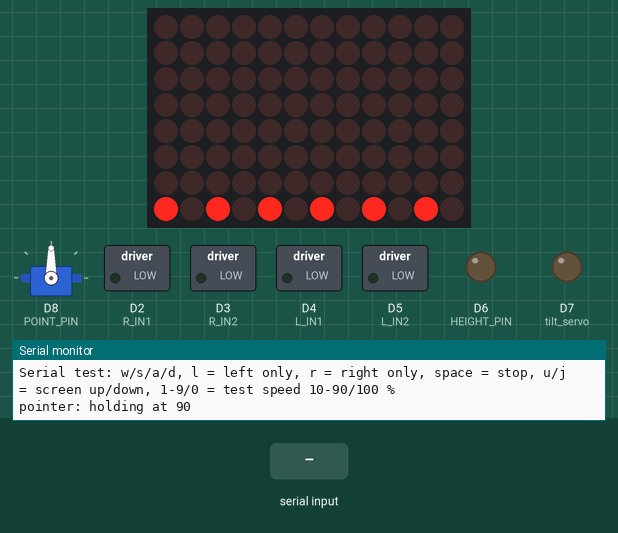
The sketch below on a simulated Arduino Uno R4 WiFi. Shown: servo, 12×8 LED matrix, switched loads named in the sketch (green lamp = pin HIGH), output pins drawn as LEDs (lit = HIGH), the last lines printed to the serial monitor. Inputs (shaded band) come from the test bench. Nothing arrives over Bluetooth unless stated; a phone connects over Bluetooth LE 3 s after start.

Above: at 1.2 s.
1.3 s: "r" received over Serial
At 1.8 s:
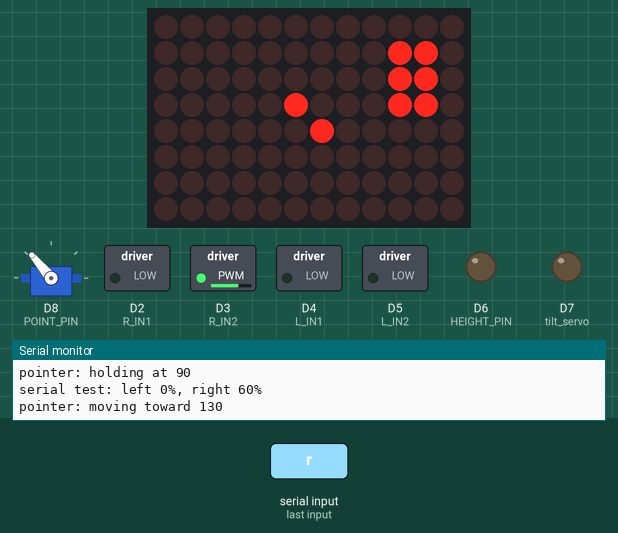
4.3 s: "w90\n" received over Serial
At 4.8 s:
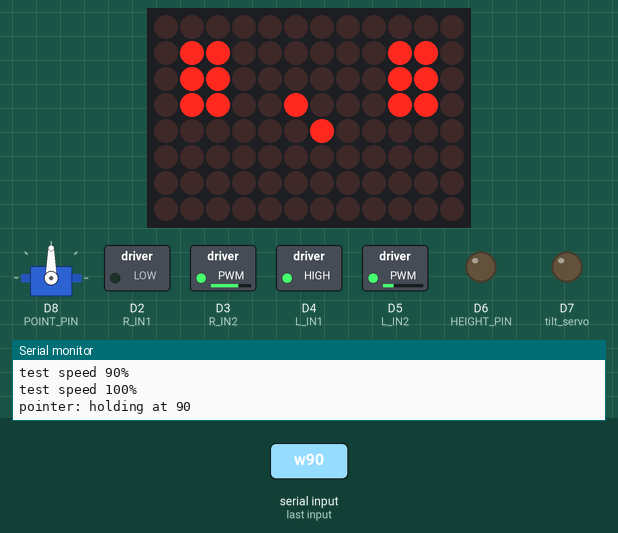
6.5 s: "s90\n" received over Serial
At 6.9 s:
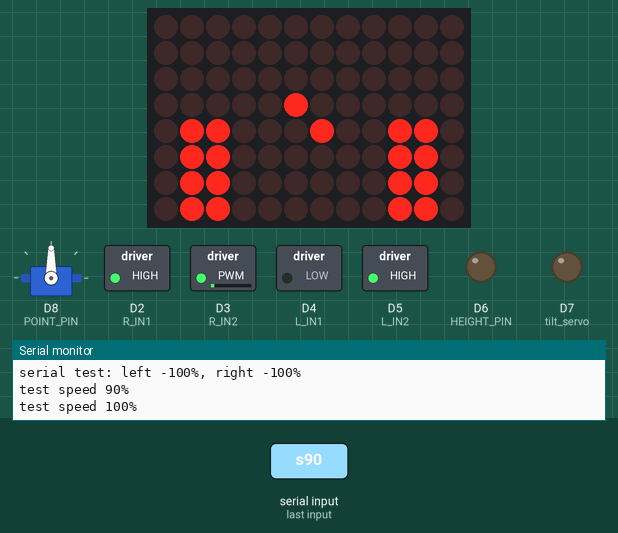
8.7 s: "w,45\n" received over Serial
At 9.2 s:
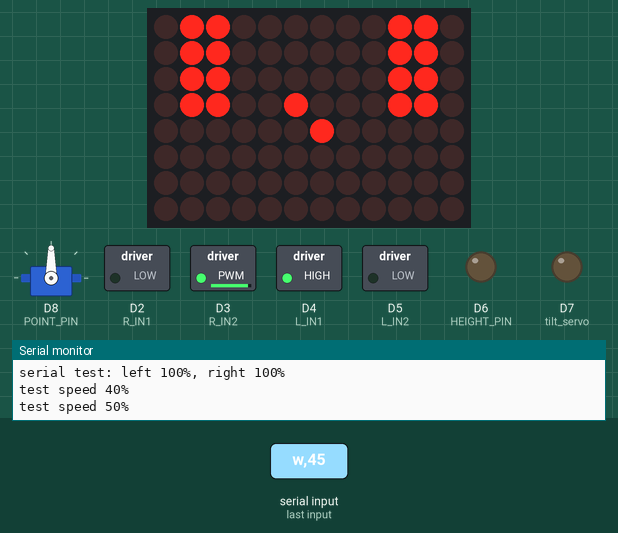
10.9 s: "s,45\n" received over Serial
At 11.4 s:
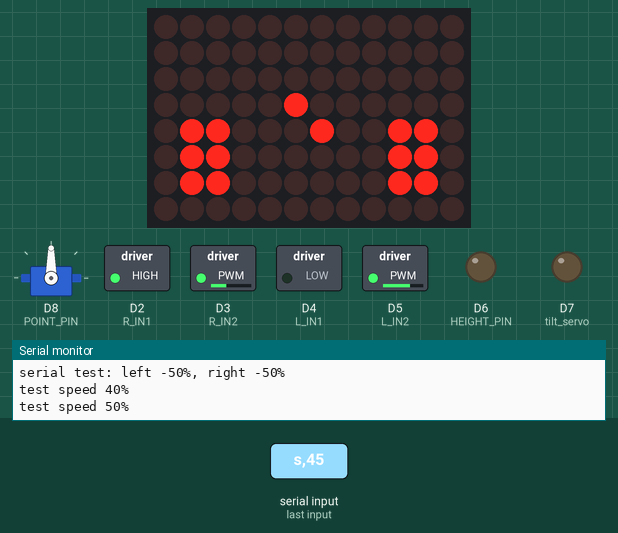
13.1 s: "a90\n" received over Serial
At 13.25 s:
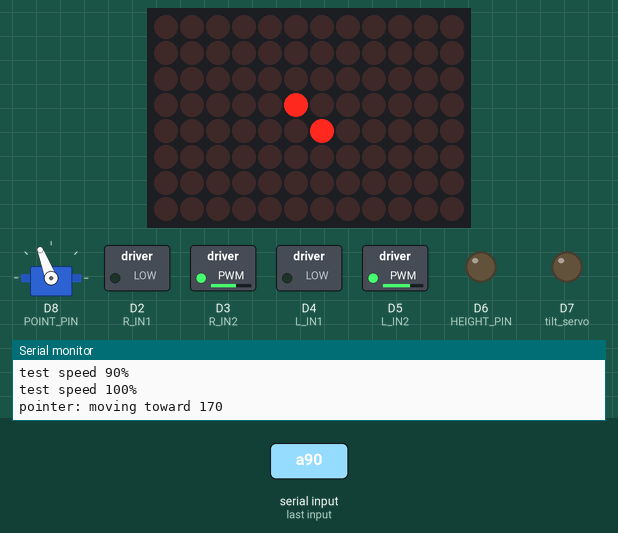
Timing chart, 0 to 17.1 s (numbered marks = the images above; inputs shaded):
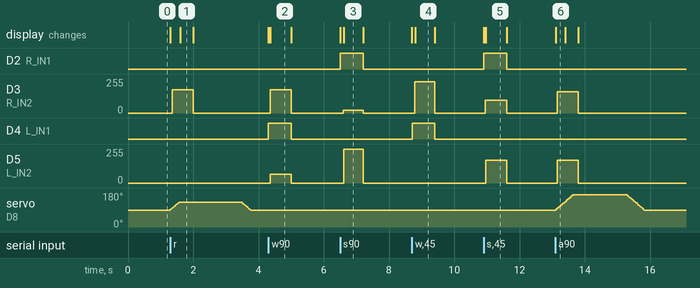

Measured:
- after the input at 1.3 s, D3 (R_IN2): 0/255 → 173/255 after 0.06 s, → 0/255 0.64 s later; servo on D8 (POINT_PIN): rises from 90° to 130° in 0.26 s, then falls to 90° in 2.2 s; the display: first changes at once (image 1 shows a later state)
- after the input at 4.3 s, D3 (R_IN2): 0/255 → 173/255 after 0.06 s, → 0/255 0.65 s later; D4 (L_IN1): LOW → HIGH at once, → LOW 0.70 s later; D5 (L_IN2): 0/255 → 66/255 after 0.07 s, → 0/255 0.64 s later; the display: first changes at once (image 2 shows a later state)
- after the input at 6.5 s, D2 (R_IN1): LOW → HIGH at once, → LOW 0.70 s later; D3 (R_IN2): 0/255 → 21/255 after 0.09 s, → 0/255 0.61 s later; D5 (L_IN2): 0/255 → 255/255 after 0.11 s, → 0/255 0.60 s later; the display: first changes at once (image 3 shows a later state)
- after the input at 8.7 s, D3 (R_IN2): 0/255 → 234/255 after 0.09 s, → 0/255 0.61 s later; D4 (L_IN1): LOW → HIGH at once, → LOW 0.70 s later; the display: first changes at once (image 4 shows a later state)
- after the input at 10.9 s, D2 (R_IN1): LOW → HIGH at once, → LOW 0.70 s later; D3 (R_IN2): 0/255 → 97/255 after 0.05 s, → 0/255 0.65 s later; D5 (L_IN2): 0/255 → 172/255 after 0.06 s, → 0/255 0.64 s later; the display: first changes at once (image 5 shows a later state)
- after the input at 13.1 s, D3 (R_IN2): 0/255 → 158/255 after 0.05 s, → 0/255 0.65 s later; D5 (L_IN2): 0/255 → 172/255 after 0.06 s, → 0/255 0.64 s later; servo on D8 (POINT_PIN): rises from 90° to 170° in 0.52 s, then falls to 90° in 2.2 s; the display: changes at once (image 6)
- what the display in image 1 shows lasts 0.4 s, from 1.6 s to 2.0 s

The sketch:

robot_drive_ble.ino
```cpp
// Mockingbird robot drive, Arduino UNO R4 WiFi, Bluetooth LE.
//
// The phone (web/index.html in Bluefy / Chrome, Web Bluetooth) decides where to go and writes
// wheel speeds; this sketch only turns them into motor driver signals.
//
// Command characteristic (write / write without response), 4 bytes:
//   [seq lo, seq hi, left, right]   left/right = int8 speed in percent, -100..100 (+ = forward)
// ACK characteristic (notify), 2 bytes: the seq echoed back (round-trip time on the page).
// Watchdog: no command for WATCHDOG_MS, or the phone disconnects -> both motors stop.
// Height characteristic (write / write without response), 1 byte: 0..100 = screen lift position,
//   0 = lowest (children), 100 = highest (adults). The servo is not powered until the first
//   value arrives, so it does not jump at power-on; after that it holds its position, also when
//   the phone disconnects.
//
// Wiring (2-channel driver with AIN1/AIN2/BIN1/BIN2 inputs, e.g. DRV8833):
//   right TT motor  -> A01, A02     AIN1 -> D2, AIN2 -> D3 (PWM)
//   left  TT motor  -> B01, B02     BIN1 -> D4, BIN2 -> D5 (PWM)
//   D6 height servo (signal). Power the servo from the battery side, not from the R4's 5V pin.
//   D7 tilt servo: reserved, not driven by this sketch yet.
//   D8 direction pointer servo (signal): points where the robot is going (see POINT_* settings).
//
// Speed control with one PWM pin per motor (D2/D4 have no PWM on the R4):
//   forward : IN1 = HIGH, IN2 = PWM(255 - duty)   (drive / brake, slow decay)
//   reverse : IN1 = LOW,  IN2 = PWM(duty)         (drive / coast)
//   stop    : IN1 = LOW,  IN2 = LOW               (coast)
//
// Serial test without the phone (Serial Monitor 9600, "No line ending"):
//   w forward, s back, a spin left, d spin right, l left motor only, r right motor only, space stop.
//   Each key drives for SERIAL_HOLD_MS. Use it to check wiring and motor directions.
//   u screen up 10 %, j screen down 10 %.
//   1..9 set the test speed to 10..90 %, 0 sets 100 % (default 60 %).
//
// LED matrix: dotted bottom row = advertising; dotted top + bottom = connected, no command;
//   left bar (columns 1-2) = left wheel, right bar (columns 9-10) = right wheel,
//   up from the middle = forward, down = reverse, length = speed.

#include <ArduinoBLE.h>
#include <Servo.h>
#include "Arduino_LED_Matrix.h"

// ---------- Settings ----------
const int R_IN1 = 2;   // AIN1
const int R_IN2 = 3;   // AIN2 (PWM)
const int L_IN1 = 4;   // BIN1
const int L_IN2 = 5;   // BIN2 (PWM)
// A motor wired the other way round turns backwards on "forward". Set true to flip it in software
// instead of swapping its two wires on the driver.
const bool LEFT_REVERSED = false;
const bool RIGHT_REVERSED = true;
// Balance the wheels: duty scale in percent. If the robot curves when driving straight, lower the
// stronger side (the weaker side cannot go above full power). Curves left -> lower RIGHT_GAIN_PCT.
const int LEFT_GAIN_PCT = 100;
const int RIGHT_GAIN_PCT = 92;

// TT motors do not turn below a minimum duty. Any non-zero command is mapped to MIN_DUTY..255.
// Raise it if a wheel hums but does not turn at low speed; lower it if slow speeds are too fast.
const int MIN_DUTY = 90;
// Acceleration limit: duty change per RAMP_STEP_MS (255 / 8 per 5 ms = full speed in ~160 ms).
const int RAMP_STEP = 8;
const unsigned long RAMP_STEP_MS = 5;
const unsigned long WATCHDOG_MS = 400;
const unsigned long SERIAL_HOLD_MS = 700;
int serialTestSpeed = 60;   // percent; change it from the Serial Monitor with the digit keys

// Screen lift: a standard (positional) hobby servo on D6.
// Set the two angles to the ends of your mechanism's travel; swap them if up and down are reversed.
const int HEIGHT_PIN = 6;
const int HEIGHT_LOW_ANGLE = 160;   // servo angle with the screen at its lowest (0 %)
const int HEIGHT_HIGH_ANGLE = 20;   // servo angle with the screen at its highest (100 %)
// Slow travel so the phone is not jerked: 1 degree per HEIGHT_STEP_MS (20 ms = 50 degrees per second).
const unsigned long HEIGHT_STEP_MS = 20;

// Direction pointer: a standard hobby servo on D8 that points where the robot is going.
// It follows the wheel commands, so manual driving, Auto mode and the serial test keys all move it.
//   straight ahead (or stopped) -> POINT_CENTER_ANGLE
//   turning right               -> toward POINT_RIGHT_ANGLE (reached when spinning in place)
//   turning left                -> toward POINT_LEFT_ANGLE
// Adjust the three angles to your mount; if it points the wrong way, swap LEFT and RIGHT.
const int POINT_PIN = 8;
const int POINT_CENTER_ANGLE = 90;
const int POINT_LEFT_ANGLE = 170;
const int POINT_RIGHT_ANGLE = 10;
// Travel speed: POINT_STEP degrees per POINT_STEP_MS (3 per 20 ms = 150 degrees per second).
const int POINT_STEP = 3;
const unsigned long POINT_STEP_MS = 20;
// Stopped for this long -> return to center (short stops, e.g. while searching, keep the direction).
const unsigned long POINT_CENTER_AFTER_MS = 1500;
// Once the pointer has reached its angle, stop sending pulses after this long. The pointer carries
// no load, so it stays where it is, and without pulses it cannot jitter from motor noise.
// Long enough for the servo to physically get there on a weak battery.
const unsigned long POINT_RELEASE_MS = 1000;

#define SERVICE_UUID "c5831c08-81a7-4b41-bc27-ce21e6c8a9d0"
#define CMD_UUID     "ae8acab1-0450-4513-b4e1-0cec81b012a7"
#define ACK_UUID     "d55045a0-f292-446c-99f6-c6b81a18cba1"
#define HEIGHT_UUID  "535aa1fd-354f-456e-a5d3-7529c36fed04"
const int CMD_LEN = 4;

BLEService driveService(SERVICE_UUID);
BLECharacteristic cmdChar(CMD_UUID, BLEWrite | BLEWriteWithoutResponse, CMD_LEN, true);
BLECharacteristic ackChar(ACK_UUID, BLENotify, 2, true);
BLECharacteristic heightChar(HEIGHT_UUID, BLEWrite | BLEWriteWithoutResponse, 1, true);

ArduinoLEDMatrix matrix;
uint8_t frame[8][12];

int targetDuty[2] = {0, 0};   // [left, right], -255..255
int duty[2] = {0, 0};         // applied, ramps toward targetDuty
unsigned long lastCmdMs = 0;
unsigned long holdMs = WATCHDOG_MS;
unsigned long lastRampMs = 0;
bool haveSignal = false;
bool connected = false;
bool bleOk = false;
bool matrixDirty = true;

Servo heightServo;
bool heightAttached = false;
int heightPct = 50;       // last requested position, 0..100
int heightAngle = 0;      // where the servo is now
int heightTarget = 0;     // where it is going
unsigned long lastHeightMs = 0;

Servo pointServo;
int cmdPct[2] = {0, 0};   // last wheel command in percent [left, right], 0 when stopped
int pointAngle = POINT_CENTER_ANGLE;
int pointTarget = POINT_CENTER_ANGLE;
unsigned long lastPointMs = 0;
unsigned long lastMovingMs = 0;
bool pointAttached = false;

// ---------- Motors ----------
int percentToDuty(int pct, int gainPct) {
  pct = constrain(pct, -100, 100);
  if (pct == 0) return 0;
  int mag = MIN_DUTY + (long)(255 - MIN_DUTY) * abs(pct) / 100;
  mag = constrain((long)mag * gainPct / 100, 0, 255);
  return pct > 0 ? mag : -mag;
}

void writeMotor(int in1, int in2, int d) {
  if (d > 0) {
    digitalWrite(in1, HIGH);
    analogWrite(in2, 255 - d);
  } else if (d < 0) {
    digitalWrite(in1, LOW);
    analogWrite(in2, -d);
  } else {
    digitalWrite(in1, LOW);
    analogWrite(in2, 0);
  }
}

void applyMotors() {
  writeMotor(L_IN1, L_IN2, LEFT_REVERSED ? -duty[0] : duty[0]);
  writeMotor(R_IN1, R_IN2, RIGHT_REVERSED ? -duty[1] : duty[1]);
}

void stopNow() {
  cmdPct[0] = cmdPct[1] = 0;
  targetDuty[0] = targetDuty[1] = 0;
  duty[0] = duty[1] = 0;
  applyMotors();
  matrixDirty = true;
}

void setTargets(int leftPct, int rightPct, unsigned long hold) {
  cmdPct[0] = constrain(leftPct, -100, 100);
  cmdPct[1] = constrain(rightPct, -100, 100);
  targetDuty[0] = percentToDuty(leftPct, LEFT_GAIN_PCT);
  targetDuty[1] = percentToDuty(rightPct, RIGHT_GAIN_PCT);
  lastCmdMs = millis();
  holdMs = hold;
  if (!haveSignal) matrixDirty = true;
  haveSignal = true;
}

// Move the applied duty toward the target. Crossing zero (direction change) also ramps,
// which protects the gearbox; stops from the watchdog skip the ramp (stopNow).
void updateRamp() {
  unsigned long now = millis();
  if (now - lastRampMs < RAMP_STEP_MS) return;
  lastRampMs = now;
  bool changed = false;
  for (int i = 0; i < 2; i++) {
    int d = duty[i], t = targetDuty[i];
    if (d == t) continue;
    // Below MIN_DUTY the motor does not move, so jump across that band instead of ramping through it.
    if (t != 0 && (d == 0 || (d > 0) != (t > 0))) {
      d = d == 0 ? (t > 0 ? MIN_DUTY : -MIN_DUTY) : 0;
    } else if (t == 0 && abs(d) <= MIN_DUTY) {
      d = 0;
    } else {
      d += constrain(t - d, -RAMP_STEP, RAMP_STEP);
    }
    duty[i] = d;
    changed = true;
  }
  if (changed) {
    applyMotors();
    matrixDirty = true;
  }
}

// ---------- Screen lift ----------
void setHeight(int pct) {
  heightPct = constrain(pct, 0, 100);
  heightTarget = map(heightPct, 0, 100, HEIGHT_LOW_ANGLE, HEIGHT_HIGH_ANGLE);
  if (!heightAttached) {
    // First value since power-on: the phone sends the position it remembers, which is where
    // the lift was left, so start there instead of sweeping from an unknown angle.
    heightAngle = heightTarget;
    heightServo.attach(HEIGHT_PIN);
    heightServo.write(heightAngle);
    heightAttached = true;
  }
}

void updateHeight() {
  if (!heightAttached || heightAngle == heightTarget) return;
  unsigned long now = millis();
  if (now - lastHeightMs < HEIGHT_STEP_MS) return;
  lastHeightMs = now;
  heightAngle += heightTarget > heightAngle ? 1 : -1;
  heightServo.write(heightAngle);
}

// ---------- Direction pointer ----------
// Heading from the wheel command: forward part = (left + right) / 2, turn part = (left - right) / 2.
// atan2(turn, |forward|) is 0 straight ahead and +-90 degrees when spinning in place.
// Reversing uses |forward|, so the pointer shows the steering side, not "backwards".
void updatePointer() {
  unsigned long now = millis();
  int l = cmdPct[0], r = cmdPct[1];
  if (l != 0 || r != 0) {
    lastMovingMs = now;
    float fwd = (l + r) * 0.5f;
    float turn = (l - r) * 0.5f;
    float deg = atan2(turn, fabs(fwd)) * 180.0f / PI;   // -90 (left) .. +90 (right)
    if (deg >= 0) pointTarget = POINT_CENTER_ANGLE + (int)((POINT_RIGHT_ANGLE - POINT_CENTER_ANGLE) * deg / 90.0f);
    else pointTarget = POINT_CENTER_ANGLE + (int)((POINT_CENTER_ANGLE - POINT_LEFT_ANGLE) * deg / 90.0f);
  } else if (now - lastMovingMs > POINT_CENTER_AFTER_MS) {
    pointTarget = POINT_CENTER_ANGLE;
  }

  if (pointAngle == pointTarget) {
    if (pointAttached && now - lastPointMs > POINT_RELEASE_MS) {
      pointServo.detach();
      pointAttached = false;
      Serial.print("pointer: holding at ");
      Serial.println(pointAngle);
    }
    return;
  }
  if (now - lastPointMs < POINT_STEP_MS) return;
  lastPointMs = now;
  pointAngle += constrain(pointTarget - pointAngle, -POINT_STEP, POINT_STEP);
  if (!pointAttached) {
    pointAttached = pointServo.attach(POINT_PIN) != 0;
    Serial.print(pointAttached ? "pointer: moving toward " : "pointer: ERROR attach failed, target ");
    Serial.println(pointTarget);
  }
  pointServo.write(pointAngle);
}

// ---------- LED matrix ----------
void drawBar(int col, int d) {
  int len = (abs(d) * 4 + 254) / 255;   // 0..4 rows
  for (int k = 0; k < len; k++) {
    int r = d > 0 ? 3 - k : 4 + k;
    frame[r][col] = 1;
    frame[r][col + 1] = 1;
  }
}

void drawMatrix() {
  memset(frame, 0, sizeof(frame));
  if (!haveSignal) {
    for (int c = 0; c < 12; c += 2) {
      frame[7][c] = 1;
      if (connected) frame[0][c] = 1;
    }
  } else {
    drawBar(1, duty[0]);
    drawBar(9, duty[1]);
    frame[3][5] = frame[4][6] = 1;   // small mark in the middle: signal OK
  }
  matrix.renderBitmap(frame, 8, 12);
  matrixDirty = false;
}

// ---------- BLE events ----------
void signalLost() {
  haveSignal = false;
  stopNow();
}

void onConnect(BLEDevice central) {
  connected = true;
  Serial.print("Connected: ");
  Serial.println(central.address());
  signalLost();
}

void onDisconnect(BLEDevice central) {
  connected = false;
  Serial.println("Disconnected, motors stopped");
  signalLost();
  BLE.advertise();
}

// ---------- Serial test ----------
void handleSerial() {
  while (Serial.available()) {
    char c = Serial.read();
    int l = 0, r = 0;
    if (c >= '0' && c <= '9') {
      // Test speed: 1..9 = 10..90 %, 0 = 100 % (no PWM chopping, the motor gets steady full voltage).
      serialTestSpeed = c == '0' ? 100 : (c - '0') * 10;
      Serial.print("test speed ");
      Serial.print(serialTestSpeed);
      Serial.println("%");
      continue;
    }
    int s = serialTestSpeed;
    switch (c) {
      case 'w': l = s; r = s; break;
      case 's': l = -s; r = -s; break;
      case 'a': l = -s; r = s; break;
      case 'd': l = s; r = -s; break;
      case 'l': l = s; break;
      case 'r': r = s; break;
      case ' ': signalLost(); Serial.println("stop"); continue;
      case 'u':
      case 'j':
        setHeight(heightPct + (c == 'u' ? 10 : -10));
        Serial.print("screen height ");
        Serial.print(heightPct);
        Serial.println("%");
        continue;
      default: continue;
    }
    setTargets(l, r, SERIAL_HOLD_MS);
    Serial.print("serial test: left ");
    Serial.print(l);
    Serial.print("%, right ");
    Serial.print(r);
    Serial.println("%");
  }
}

// ---------- Main ----------
void setup() {
  Serial.begin(9600);
  unsigned long t0 = millis();
  while (!Serial && millis() - t0 < 2000) {}

  pinMode(R_IN1, OUTPUT);
  pinMode(R_IN2, OUTPUT);
  pinMode(L_IN1, OUTPUT);
  pinMode(L_IN2, OUTPUT);
  stopNow();
  // Hold the servo signal lines low until a servo is attached. A floating signal pin picks up
  // noise and makes an SG90 buzz or twitch as soon as its power comes on.
  pinMode(HEIGHT_PIN, OUTPUT);
  digitalWrite(HEIGHT_PIN, LOW);
  pinMode(7, OUTPUT);   // tilt servo, not driven yet
  digitalWrite(7, LOW);
  pointServo.attach(POINT_PIN);
  pointServo.write(POINT_CENTER_ANGLE);
  pointAttached = true;
  lastPointMs = millis();   // released POINT_RELEASE_MS after this, once it has reached center
  matrix.begin();
  drawMatrix();

  if (!BLE.begin()) {
    Serial.println("ERROR: BLE.begin() failed (update the WiFi/BLE module firmware?)");
    Serial.println("Serial test keys still work.");
  } else {
    bleOk = true;
    BLE.setLocalName("MockingbirdBot");
    BLE.setDeviceName("MockingbirdBot");
    BLE.setAdvertisedService(driveService);
    driveService.addCharacteristic(cmdChar);
    driveService.addCharacteristic(ackChar);
    driveService.addCharacteristic(heightChar);
    BLE.addService(driveService);
    BLE.setEventHandler(BLEConnected, onConnect);
    BLE.setEventHandler(BLEDisconnected, onDisconnect);
    BLE.advertise();
    Serial.println("Advertising as MockingbirdBot");
  }
  Serial.println("Pins: right AIN1 D2, AIN2 D3 | left BIN1 D4, BIN2 D5 | height servo D6 | pointer servo D8");
  Serial.println("Serial test: w/s/a/d, l = left only, r = right only, space = stop, u/j = screen up/down, 1-9/0 = test speed 10-90/100 %");
}

void loop() {
  if (bleOk) {
    BLE.poll();
    if (cmdChar.written() && cmdChar.valueLength() == CMD_LEN) {
      const uint8_t *v = cmdChar.value();
      ackChar.writeValue(v, 2);   // echo seq first
      setTargets((int8_t)v[2], (int8_t)v[3], WATCHDOG_MS);
    }
    if (heightChar.written() && heightChar.valueLength() == 1) setHeight(heightChar.value()[0]);
  }
  handleSerial();

  if (haveSignal && millis() - lastCmdMs > holdMs) {
    signalLost();
    if (holdMs == WATCHDOG_MS) Serial.println("Watchdog: no command, motors stopped");
  }

  updateRamp();
  updateHeight();
  updatePointer();
  if (matrixDirty) drawMatrix();
}
```
